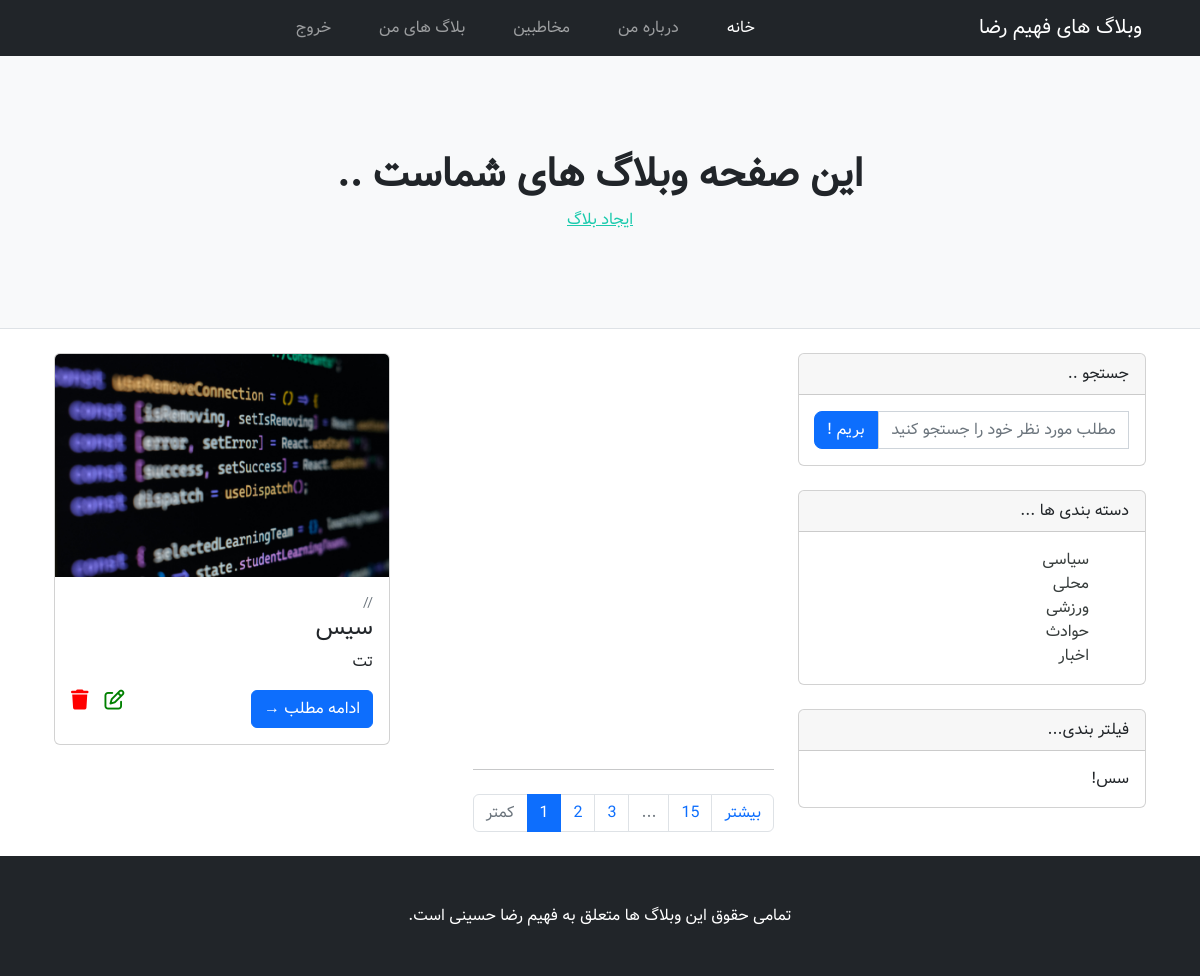
Page /my_blogs/ (signed in) on the earlier database version.
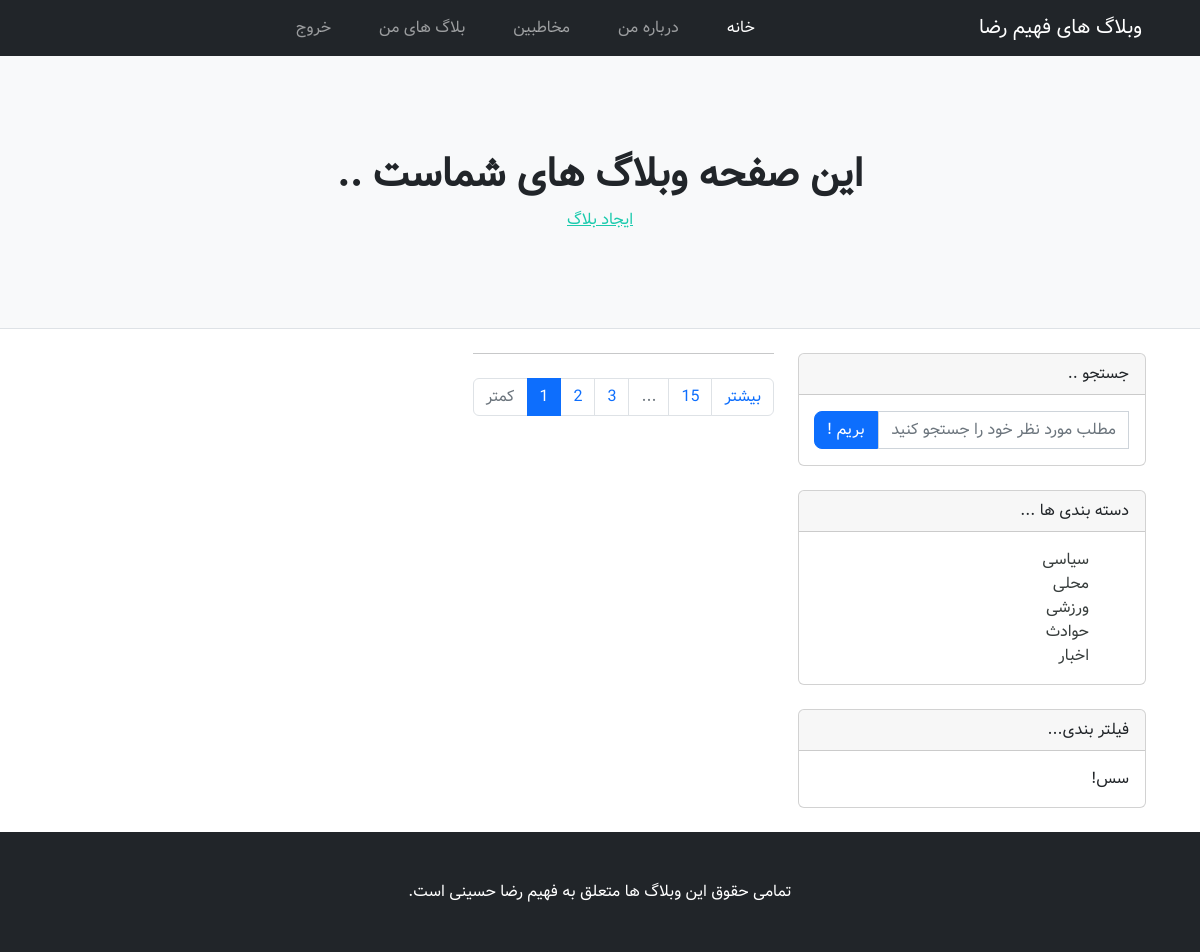
Same page on the later database version.
### blog/models.py (models this page shows, shortened)
class Post(models.Model):
    owner = models.ForeignKey("accounts.Profile" , on_delete=models.CASCADE)
    image= models.ImageField(upload_to='post_image/' , null=True , blank=True)
    title = models.CharField(max_length=20)
    content = models.CharField(max_length=200)
    status= models.BooleanField(default=False)
    category = models.ForeignKey("Category" , on_delete=models.CASCADE)
    created_date = models.DateTimeField(auto_now_add=True)
    updated_date = models.DateTimeField(auto_now=True)
    published_date = models.DateTimeField()

class Category(models.Model):
    name = models.CharField(max_length=100)

### blog/views.py (the view)
# urls.py: path('my_blogs/' , views.MyBlogs.as_view() , name="MyBlogs"),
class MyBlogs(TemplateView):
    template_name='Blog/My_Blogs.html'
    def get_context_data(self, **kwargs):
        context = super().get_context_data(**kwargs)
        prf=get_object_or_404(Profile , user=self.request.user)
        post=Post.objects.filter(owner=prf)
        context['posts']=post
        for post in context["posts"]:
            if post:
                g_date = post.published_date  # تاریخ میلادی از نمونه
                j_date = jdatetime.datetime.fromgregorian(datetime=g_date)
            else:
                pass
            formatted_date = f"{j_date.year}/{j_date.month}/{j_date.day}"
            context['post_published_date']=formatted_date
        category=Category.objects.all()
        context["categories"] = category
        return context

### templates/Blog/My_Blogs.html (shortened to what the changed rows need)
{% extends 'base.html' %}
{% block headers %}
    <header class="py-5 bg-light border-bottom mb-4">
        <div class="container">
            <div class="text-center my-5">
                <h1 class="fw-bolder">این صفحه وبلاگ های شماست ..</h1>
            </div>
        </div>
    </header>
{% endblock %}
{% block content %}
            <div class="container" dir="ltr">
                <div class="row">
                    <div class="col-lg-8">
                        <div class="row col-lg-12">
                            {% for post in posts %}
                            <div class="col-lg-6" dir="rtl">
                                <div class="card mb-4">
                                    <a href="#!"><img class="card-img-top" src="{{ post.image.url }}" alt="..." /></a>
                                    <div class="card-body">
                                        <div class="small text-muted">{{ post_published_date }}</div>
                                        <h2 class="card-title h4">{{ post.title }}</h2>
                                        <p class="card-text">{{ post.content }}</p>
                                        <a class="btn btn-primary" href="{% url 'DetailsPost' pk=post.id %}">ادامه مطلب →</a>
                                       <i class="fa-solid fa-trash DeletePost" style="color: red;cursor: pointer;float: left;font-size: 20px;"></i>
                                        <a href="{% url 'EditPost' pk=post.id %}"><i class="fa-regular fa-pen-to-square" class="DeletePost" style="margin:0 1rem;color: green;cursor: pointer;float: left;font-size: 20px;"></i></a>
                                    </div>
                                </div>
                            </div>
                            {% endfor %}
                        </div>
                    </div>
                    <div class="col-lg-4" style="float: right;">
                        <div class="card mb-4" dir="rtl">
                            <div class="card-body">
                                <div class="row">
                                    <div class="col-sm-12">
                                        <ul class="list-unstyled mb-0">
                                            {% for cat in categories %}
                                            <li><a href="#!" class="a-cat" style="text-decoration: none;color: rgba(40, 46, 45, 0.925);">{{ cat.name }}</a></li>
                                            {% endfor %}
                                        </ul>
                                    </div>
                                </div>
                            </div>
                        </div>
                    </div>
                </div>
            </div>
{% endblock %}

Differences in the rows shown:
removed Post: image (picture), post_published_date "//", title "سیس", content "تت"
